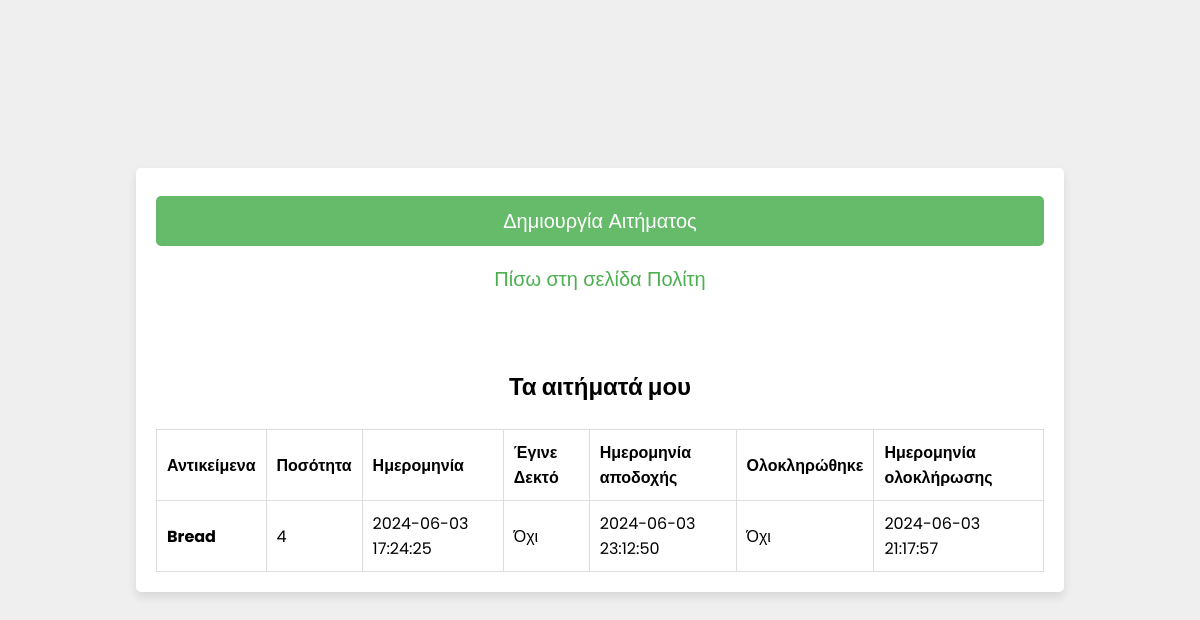
Before: /civilian_requests.php (signed in) with the older database file.
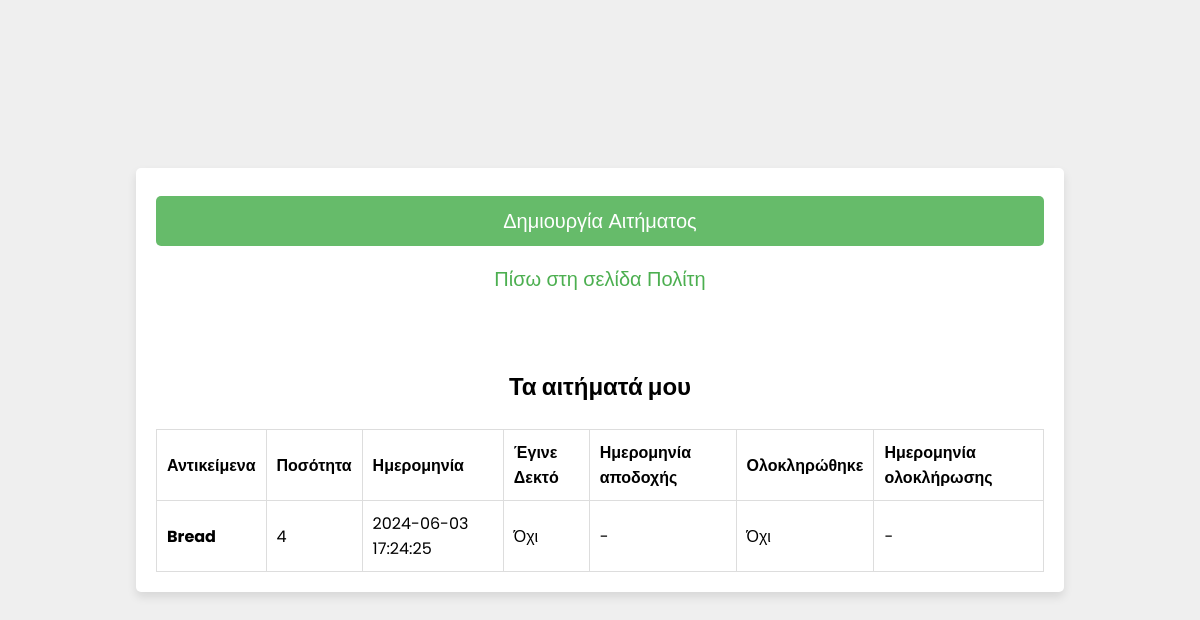
After: the same page with the newer database file.
### tables this page shows
CREATE TABLE `requests` (
  `id` int(255) NOT NULL,
  `civilian_id` int(255) NOT NULL,
  `date` datetime NOT NULL,
  `item_id` varchar(255) NOT NULL,
  `quantity` int(255) NOT NULL,
  `load_date` datetime NOT NULL,
  `rescuer_id` int(255) NOT NULL,
  `completed` int(1) NOT NULL,
  `complete_date` datetime NOT NULL
);

### civilian_requests.php (the view, shortened to what this page needs)
<?php
@include 'config.php';
$civilian_name = $_SESSION['user_name'];
$stmt = $conn->prepare("SELECT * FROM users WHERE name = ?");
$stmt->bind_param("s", $civilian_name);
$stmt->execute();
$result = $stmt->get_result();
$row = $result->fetch_assoc();
$civilian_id = $row['id'];
?>
<!DOCTYPE html>
<html lang="el">
<head>
    <link rel="stylesheet" href="css/style.css">
</head>
<body>
    <div class="form-container">
        <form id="initialize_form" action="" method="post">
            <input type="button" id="j_button" class="form-btn" onclick="window.location.href = 'add_offer_or_request.php?is_a=request'" value="Δημιουργία Αιτήματος"><br>
            <p><a href="civilian_page.php">Πίσω στη σελίδα Πολίτη</a></p><br>
            <br><br>
            <h2>Τα αιτήματά μου</h2><br>
            <table class="table" id="requestsTable">
                <thead>
                    <tr>
                        <th scope="col">Αντικείμενα</th>
                        <th scope="col">Ποσότητα</th>
                        <th scope="col">Ημερομηνία</th>
                        <th scope="col">Έγινε Δεκτό</th>
                        <th scope="col">Ημερομηνία αποδοχής</th>
                        <th scope="col">Ολοκληρώθηκε</th>
                        <th scope="col">Ημερομηνία ολοκλήρωσης</th>
                    </tr>
                </thead>
                <tbody>
                    <?php
                    $stmt = $conn->prepare("SELECT * FROM requests WHERE civilian_id = ?");
                    $stmt->bind_param("i", $civilian_id);
                    $stmt->execute();
                    $result = $stmt->get_result();
                    if ($result) {
                        while ($row = $result->fetch_assoc()) {
                            $itemIds = explode(',', $row['item_id']);
                            $itemNames = [];
                            foreach ($itemIds as $itemId) {
                                $itemStmt = $conn->prepare("SELECT name FROM items WHERE id = ?");
                                $itemStmt->bind_param("i", $itemId);
                                $itemStmt->execute();
                                $itemResult = $itemStmt->get_result();
                                $itemRow = $itemResult->fetch_assoc();
                                $itemNames[] = $itemRow['name'];
                                $accepted = $row['rescuer_id'] != 0 ? 'Ναι' : 'Όχι';
                                $load_date = $row['load_date'] !='0000-00-00 00:00:00'? $row['load_date'] : '-';
                                $completed = $row['completed'] != 0 ? 'Ναι' : 'Όχι';
                                $complete_date = $row['complete_date'] !='0000-00-00 00:00:00'? $row['complete_date'] : '-';
                            }
                            $itemNamesString = implode(', ', $itemNames);
                            echo '<tr>
                                <th scope="row">'.$itemNamesString.'</th>
                                <td>'.$row['quantity'].'</td>
                                <td>'.$row['date'].'</td>
                                <td>' . htmlspecialchars($accepted) . '</td>
                                <td>' . htmlspecialchars($load_date) . '</td>
                                <td>' . htmlspecialchars($completed) . '</td>
                                <td>' . htmlspecialchars($complete_date) . '</td>
                            </tr>';
                        }
                    }
                    ?>
                </tbody>
            </table>
        </form>
    </div>
</body>
</html>

Changed rows visible on the page:
changed requests "Όχι": load_date "2024-06-03 23:12:50" → "-"; complete_date "2024-06-03 21:17:57" → "-"
